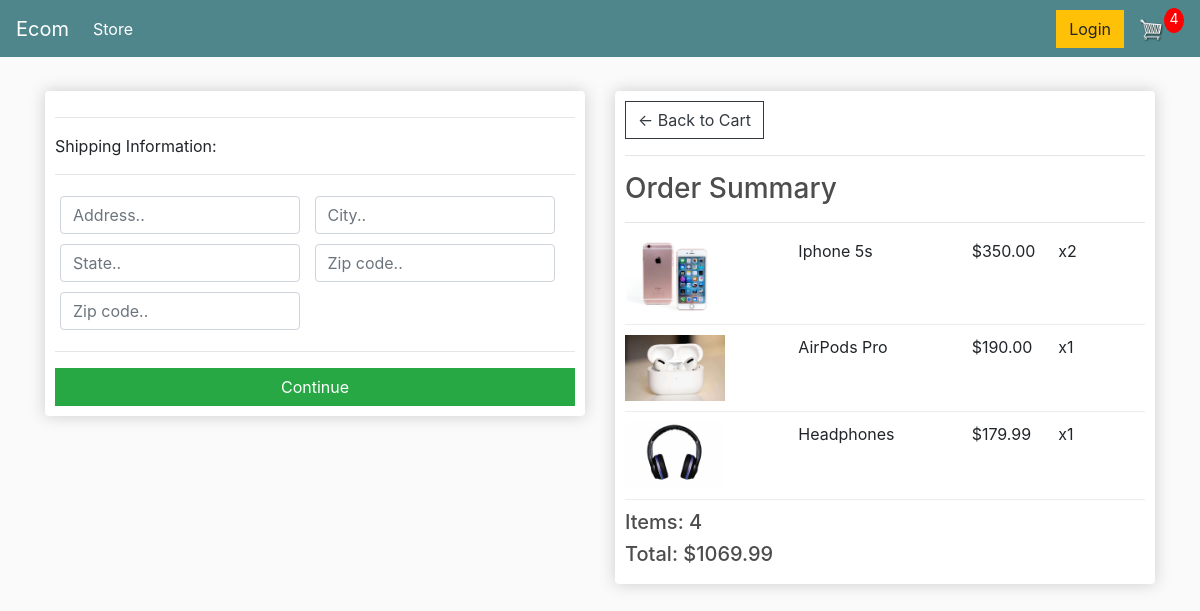
Screenshot of /checkout/ (signed in) with the database file from the repository.
### store/models.py (models this page shows, shortened)
class OrderItem(models.Model):
	product = models.ForeignKey(Product, on_delete=models.SET_NULL, null=True)
	order = models.ForeignKey(Order, on_delete=models.SET_NULL, null=True)
	quantity = models.IntegerField(default=0, null=True, blank=True)
	date_added = models.DateTimeField(auto_now_add=True)
	@property
	def get_total(self):
		total = self.quantity*self.product.price
		return total

class Product(models.Model):
	name = models.CharField(max_length=200)
	price = models.FloatField()
	digital = models.BooleanField(default=False,null=True, blank=True)
	image = models.ImageField(null=True, blank=True)
	@property
	def imageURL(self):
		try:
			url = self.image.url
		except:
			url = ''
		return url

class Order(models.Model):
	customer = models.ForeignKey(Customer, on_delete=models.SET_NULL, null=True, blank=True)
	date_ordered = models.DateTimeField(auto_now_add=True)
	complete = models.BooleanField(default=False)
	transaction_id = models.CharField(max_length=100, null=True)
	@property
	def shipping(self):
		shipping = False
		orderitems = self.orderitem_set.all()
		for i in orderitems:
			if i.product.digital == False:
				shipping = True
		return shipping
	@property
	def get_cart_total(self):
		orderitems = self.orderitem_set.all()
		total = sum([item.get_total for item in orderitems])
		return total
	def get_cart_items(self):
		orderitems = self.orderitem_set.all()
		total = sum([item.quantity for item in orderitems])
		return total

### store/views.py (the view)
# urls.py: path('checkout/', views.checkout, name='checkout'),
def checkout(request):
    if request.user.is_authenticated:
        customer = request.user.customer
        order, created = Order.objects.get_or_create(customer=customer, complete=False)
        items = order.orderitem_set.all()
        cartItems = order.get_cart_items()
    else:
        items = []
        order = {'get_cart_total': 0, 'get_cart_items': 0, 'shipping': False}
        cartItems = order['get_cart_items']
    context = {'items': items, 'order': order, 'cartItems':cartItems}
    return render(request, 'store/checkout.html', context)

### store/templates/store/checkout.html (shortened to what this page needs)
{% extends 'store/main.html' %}
{% load static %}
{% block content %}
     <div class="row">
		<div class="col-lg-6">
			<div class="box-element" id="form-wrapper">
				<form id="form">
					<div id="shipping-info">
						<hr>
						<p>Shipping Information:</p>
						<hr>
						<div class="form-field">
							<input class="form-control" type="text" name="address" placeholder="Address..">
						</div>
						<div class="form-field">
							<input class="form-control" type="text" name="city" placeholder="City..">
						</div>
						<div class="form-field">
							<input class="form-control" type="text" name="state" placeholder="State..">
						</div>
						<div class="form-field">
							<input class="form-control" type="text" name="zipcode" placeholder="Zip code..">
						</div>
						<div class="form-field">
							<input class="form-control" type="text" name="country" placeholder="Zip code..">
						</div>
					</div>
					<hr>
					<input id="form-button" class="btn btn-success btn-block" type="submit" value="Continue">
				</form>
			</div>
			<br>
		</div>
		<div class="col-lg-6">
			<div class="box-element">
				<a  class="btn btn-outline-dark" href="{% url 'cart' %}">&#x2190; Back to Cart</a>
				<hr>
				<h3>Order Summary</h3>
				<hr>
				{% for item in items %}
				<div class="cart-row">
					<div style="flex:2"><img class="row-image" src="{{item.product.imageURL}}"></div>
					<div style="flex:2"><p>{{item.product.name}}</p></div>
					<div style="flex:1"><p>${{item.product.price|floatformat:2}}</p></div>
					<div style="flex:1"><p>x{{item.quantity}}</p></div>
				</div>
				{% endfor %}
				<h5>Items:   {{order.get_cart_items}}</h5>
				<h5>Total:   ${{order.get_cart_total|floatformat:2}}</h5>
			</div>
		</div>
	</div>
{% endblock content %}

### static/css/main.css (style rules this page uses)
body { background-color: hsl(0, 0%, 98%); }
h1,h2,h3,h4,h5,h6 { color:hsl(0, 0%, 30%); }
.box-element { box-shadow:hsl(0, 0%, 80%) 0 0 16px; background-color: #fff; border-radius: 4px; padding: 10px; }
.col-lg-4, .col-lg-6, .col-lg-8, .col-lg-12 { margin-top: 10px; }
.btn { border-radius: 0; }
.row-image { width: 100px; }
.form-field { width:250px; display: inline-block; padding: 5px; }
.cart-row { display: flex; align-items: flex-stretch; padding-bottom: 10px; margin-bottom: 10px; border-bottom: 1px solid #ececec; }

### rows the page displays
OrderItem: product.imageURL (picture), product.name "Iphone 5s", product.price "350.00", quantity "2"
OrderItem: product.imageURL (picture), product.name "AirPods Pro", product.price "190.00", quantity "1"
OrderItem: product.imageURL (picture), product.name "Headphones", product.price "179.99", quantity "1"
Order: get_cart_items "4", get_cart_total "1069.99"

### other values shown
{{ cartItems }} "4"
